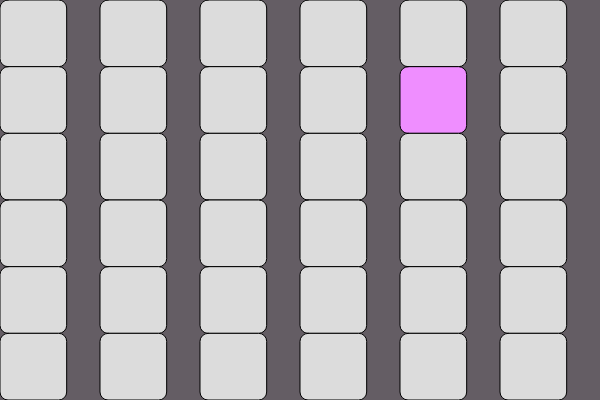
Frame 1 (no input)
Frame 60 (no input): identical to frame 1, image omitted
Frame 120 (the mouse pressed at the canvas centre since frame 60): identical to frame 1, image omitted

The p5.js sketch that drew this single still picture (run headless with seeded random() and noise() and a simulated clock; from frame 60 on, the mouse is pressed at the canvas centre):

// p5.js sketch
// ── sketch.js
let columns = 6;
let rows = 6;
let colSize, rowSize;
let specialI, specialJ;

function setup() {
  createCanvas(600, 400);
  colSize = width / columns;
  rowSize = height / rows;

  specialI = floor(random(columns));
  specialJ = floor(random(rows));
}

function draw() {
  background(100, 93, 100);
  
  let size = min(colSize, rowSize);
  
  for (let i = 0; i < columns; i++) {
    for (let j = 0; j < rows; j++) {
      
      if (i === specialI && j === specialJ) {
        fill('#EF8EFF');  
      } else {
        fill(220);        
      }
      
      square(i * colSize, j * rowSize, size, 8);
    }
  }
}

 
